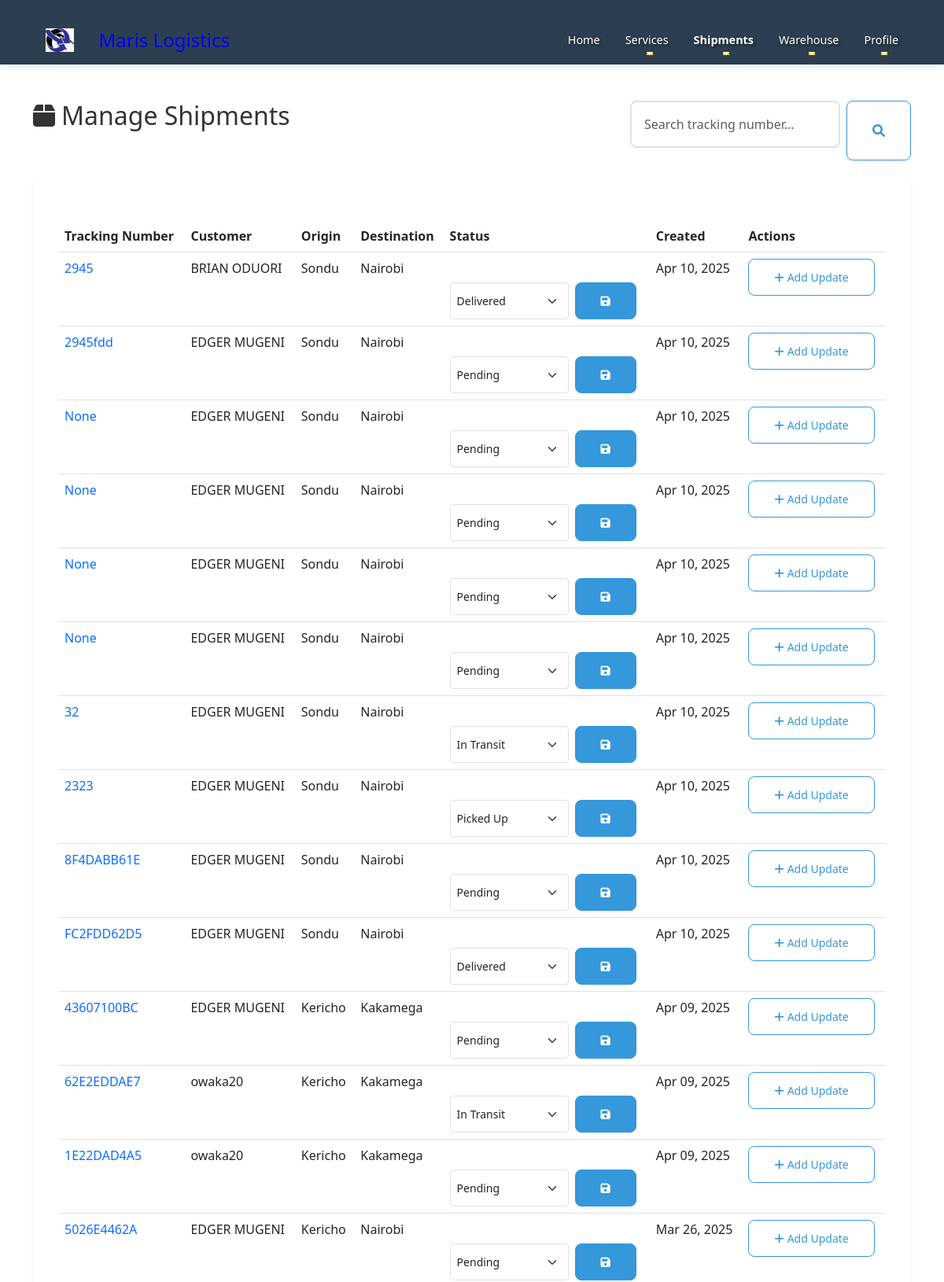
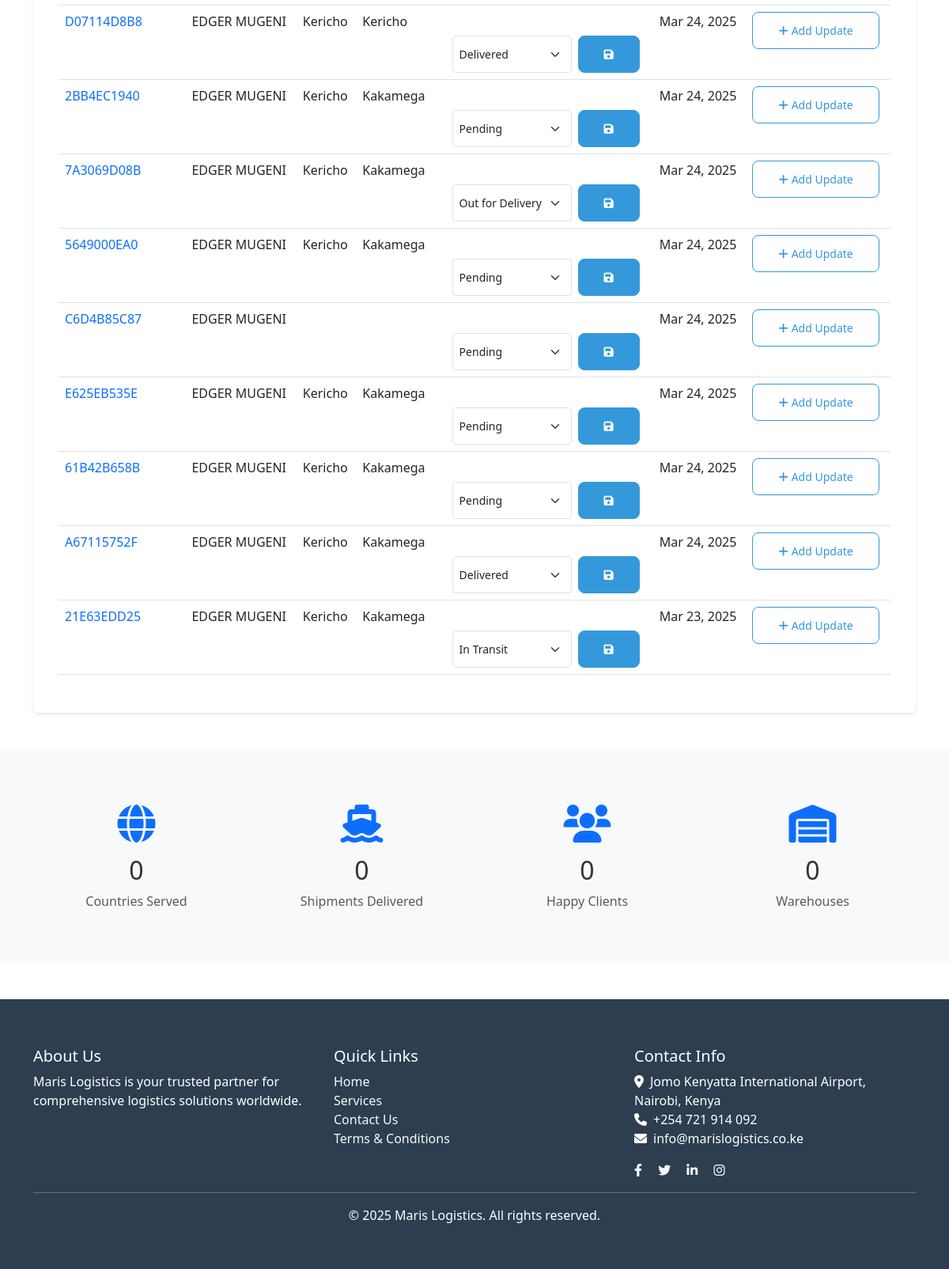
/shipments/admin/ (signed in), run on the app's committed database (2 pictures, top to bottom).
### shipments/models.py (models this page shows, shortened)
class Shipment(models.Model):
    STATUS_CHOICES = [
        ('pending', 'Pending'),
        ('booked', 'Booked'),
        ('picked_up', 'Picked Up'),
        ('in_transit', 'In Transit'),
        ('out_for_delivery', 'Out for Delivery'),
        ('delivered', 'Delivered'),
        ('failed_delivery', 'Failed Delivery'),
        ('returned', 'Returned'),
        ('cancelled', 'Cancelled'),
        ('on_hold', 'On Hold'),
        ('customs_clearance', 'Customs Clearance'),
        ('exception', 'Exception'),
    ]
    SHIPMENT_TYPE_CHOICES = [
        ('air', 'Air Freight'),
        ('sea', 'Sea Freight'),
        ('land', 'Land Transport'),
        ('courier', 'Courier Service'),
    ]
    PAYMENT_MODE_CHOICES = [
        ('credit_card', 'Credit Card'),
        ('debit_card', 'Debit Card'),
        ('bank_transfer', 'Bank Transfer'),
        ('paypal', 'PayPal'),
        ('mpesa', 'M-PESA'),
        ('cash_on_delivery', 'Cash on Delivery'),
    ]
    tracking_number = models.CharField(max_length=20, unique=True, blank=True, null=True)
    user = models.ForeignKey(User, on_delete=models.CASCADE)
    sender_name = models.CharField(max_length=100, blank=True, null=True)
    sender_email = models.EmailField(blank=True, null=True)
    sender_phone = models.CharField(max_length=20, blank=True, null=True)
    origin = models.CharField(max_length=200)
    receiver_name = models.CharField(max_length=100, blank=True, null=True)
    receiver_email = models.EmailField(blank=True, null=True)
    receiver_phone = models.CharField(max_length=20, blank=True, null=True)
    destination = models.CharField(max_length=200)
    shipment_type = models.CharField(max_length=20, choices=SHIPMENT_TYPE_CHOICES)
    weight = models.DecimalField(max_digits=10, decimal_places=2, default=0.00)
    description = models.TextField()
    quantity = models.PositiveIntegerField(default=1)
    payment_mode = models.CharField(max_length=20, choices=PAYMENT_MODE_CHOICES)
    carrier = models.CharField(max_length=100)
    product = models.CharField(max_length=100)
    pickup_date = models.DateTimeField(default=timezone.now)
    estimated_delivery = models.DateTimeField(null=True, blank=True)
    actual_delivery = models.DateTimeField(null=True, blank=True)
    status = models.CharField(max_length=20, choices=STATUS_CHOICES, default='pending')
    additional_details = models.TextField(blank=True, null=True)
    created_at = models.DateTimeField(auto_now_add=True)
    updated_at = models.DateTimeField(auto_now=True)
    class Meta:
        ordering = ['-created_at']

### accounts/models.py (models this page shows, shortened)
class CustomUser(AbstractUser):
    email = models.EmailField(_('email address'), unique=True)
    phone = models.CharField(max_length=20, blank=True)
    address = models.TextField(blank=True)
    created_at = models.DateTimeField(default=timezone.now)
    updated_at = models.DateTimeField(auto_now=True)
    company_name = models.CharField(max_length=100, blank=True)
    is_customer = models.BooleanField(default=False)
    is_staff_member = models.BooleanField(default=False)
    objects = CustomUserManager()
    USERNAME_FIELD = 'email'
    REQUIRED_FIELDS = []  # Remove username from required fields

### shipments/views.py (the view)
# urls.py: path('admin/', views.admin_shipments, name='admin_shipments'),
@user_passes_test(is_staff, login_url='accounts:login')
def admin_shipments(request):
    search = request.GET.get('search', '')
    if search:
        shipments = Shipment.objects.filter(tracking_number__icontains=search).order_by('-created_at')
    else:
        shipments = Shipment.objects.all().order_by('-created_at')
    return render(request, 'shipments/admin_shipments.html', {
        'shipments': shipments
    })

### templates/shipments/admin_shipments.html (shortened to what this page needs)
{% extends 'base.html' %}
{% load static %}
{% block content %}
<div class="container py-5">
    <div class="d-flex justify-content-between align-items-center mb-4">
        <h2><i class="fas fa-box me-2"></i>Manage Shipments</h2>
        <div class="d-flex gap-2">
            <form class="d-flex" method="get">
                <input type="text" name="search" class="form-control me-2" placeholder="Search tracking number..." value="{{ request.GET.search }}">
                <button type="submit" class="btn btn-outline-primary">
                    <i class="fas fa-search"></i>
                </button>
            </form>
        </div>
    </div>
    <div class="card">
        <div class="card-body">
            <div class="table-responsive">
                <table class="table table-hover">
                    <thead>
                        <tr>
                            <th>Tracking Number</th>
                            <th>Customer</th>
                            <th>Origin</th>
                            <th>Destination</th>
                            <th>Status</th>
                            <th>Created</th>
                            <th>Actions</th>
                        </tr>
                    </thead>
                    <tbody>
                        {% for shipment in shipments %}
                            <tr>
                                <td>
                                    <a href="{% url 'shipments:shipment_detail' pk=shipment.pk %}" class="text-decoration-none">
                                        {{ shipment.tracking_number }}
                                    </a>
                                </td>
                                <td>{{ shipment.user.get_full_name|default:shipment.user.username }}</td>
                                <td>{{ shipment.origin }}</td>
                                <td>{{ shipment.destination }}</td>
                                <td>
                                    <form method="post" action="{% url 'shipments:update_status' pk=shipment.pk %}" class="d-flex gap-2">
                                        <select name="status" class="form-select form-select-sm" style="width: auto;">
                                            <option value="pending" {% if shipment.status == 'pending' %}selected{% endif %}>Pending</option>
                                            <option value="picked_up" {% if shipment.status == 'picked_up' %}selected{% endif %}>Picked Up</option>
                                            <option value="in_transit" {% if shipment.status == 'in_transit' %}selected{% endif %}>In Transit</option>
                                            <option value="out_for_delivery" {% if shipment.status == 'out_for_delivery' %}selected{% endif %}>Out for Delivery</option>
                                            <option value="delivered" {% if shipment.status == 'delivered' %}selected{% endif %}>Delivered</option>
                                        </select>
                                        <button type="submit" class="btn btn-sm btn-primary">
                                            <i class="fas fa-save"></i>
                                        </button>
                                    </form>
                                </td>
                                <td>{{ shipment.created_at|date:"M d, Y" }}</td>
                                <td>
                                    <button type="button"
                                            class="btn btn-sm btn-outline-primary"
                                            data-bs-toggle="modal"
                                            data-bs-target="#updateModal{{ shipment.pk }}">
                                        <i class="fas fa-plus me-1"></i>Add Update
                                    </button>
                                </td>
                            </tr>
                        {% endfor %}
                    </tbody>
                </table>
            </div>
        </div>
    </div>
</div>
{% endblock %}

### templates/base.html (shortened to what this page needs)
{% load static %}
<!DOCTYPE html>
<html lang="en">
<head>
    <link href="https://cdn.jsdelivr.net/npm/bootstrap@5.3.0/dist/css/bootstrap.min.css" rel="stylesheet">
    <link href="https://cdnjs.cloudflare.com/ajax/libs/font-awesome/6.0.0/css/all.min.css" rel="stylesheet">
    <link href="{% static 'css/style.css' %}" rel="stylesheet">
</head>
<body>
    <nav class="navbar navbar-expand-lg navbar-light fixed-top">
        <div class="container">
            <a class="navbar-brand" href="{% url 'home' %}">
                <img src="{% static 'images/logo.jpg' %}" alt="Maris Logistics" height="40">
            </a> <h1 style="color: blue">Maris Logistics</h1>
            <div class="collapse navbar-collapse" id="navbarNav">
                <ul class="navbar-nav ms-auto">
                    <li class="nav-item">
                        <a class="nav-link {% if request.resolver_match.url_name == 'home' %}active{% endif %}" href="{% url 'home' %}">Home</a>
                    </li>
                    <li class="nav-item dropdown">
                        <a class="nav-link dropdown-toggle {% if request.resolver_match.namespace == 'services' %}active{% endif %}" href="#" id="servicesDropdown" role="button" data-bs-toggle="dropdown" aria-expanded="false">
                            Services
                        </a>
                    </li>
                    {% if user.is_authenticated %}
                        <li class="nav-item dropdown">
                            <a class="nav-link dropdown-toggle {% if request.resolver_match.namespace == 'shipments' %}active{% endif %}" href="#" id="shipmentsDropdown" role="button" data-bs-toggle="dropdown" aria-expanded="false">
                                Shipments
                            </a>
                    </li>
                    {% endif %}
                    {% if user.is_authenticated %}
                        <li class="nav-item dropdown">
                            <a class="nav-link dropdown-toggle {% if request.resolver_match.namespace == 'warehouses' %}active{% endif %}" href="#" id="warehouseDropdown" role="button" data-bs-toggle="dropdown" aria-expanded="false">
                                Warehouse
                            </a>
                        </li>
                    {% endif %}
                    {% if user.is_authenticated %}
                        <li class="nav-item dropdown">
                            <a class="nav-link dropdown-toggle " href="#" id="profileDropdown" role="button" data-bs-toggle="dropdown" aria-expanded="false">
                                Profile
                            </a>
                        </li>
                    {% endif %}
                </ul>
            </div>
        </div>
    </nav>
    {% block content %}{% endblock %}
    <section class="py-5 bg-light">
        <div class="container">
            <div class="row text-center">
                <div class="col-md-3">
                    <div class="stat-item">
                        <i class="fas fa-globe fa-3x mb-3 text-primary"></i>
                        <h2 class="counter" data-target="150">0</h2>
                        <p class="text-muted">Countries Served</p>
                    </div>
                </div>
                <div class="col-md-3">
                    <div class="stat-item">
                        <i class="fas fa-ship fa-3x mb-3 text-primary"></i>
                        <h2 class="counter" data-target="1000">0</h2>
                        <p class="text-muted">Shipments Delivered</p>
                    </div>
                </div>
                <div class="col-md-3">
                    <div class="stat-item">
                        <i class="fas fa-users fa-3x mb-3 text-primary"></i>
                        <h2 class="counter" data-target="5000">0</h2>
                        <p class="text-muted">Happy Clients</p>
                    </div>
                </div>
                <div class="col-md-3">
                    <div class="stat-item">
                        <i class="fas fa-warehouse fa-3x mb-3 text-primary"></i>
                        <h2 class="counter" data-target="50">0</h2>
                        <p class="text-muted">Warehouses</p>
                    </div>
                </div>
            </div>
        </div>
    </section>
    <footer class="mt-5">
        <div class="container">
            <div class="row">
                <div class="col-md-4">
                    <h5>About Us</h5>
                    <p>Maris Logistics is your trusted partner for comprehensive logistics solutions worldwide.</p>
                </div>
                <div class="col-md-4">
                    <h5>Quick Links</h5>
                    <ul class="list-unstyled footer-links">
                        <li><a href="{% url 'home' %}" class="text-light">Home</a></li>
                        <li><a href="{% url 'services:service_list' %}" class="text-light">Services</a></li>
                        <li><a href="{% url 'home' %}#contact-section" class="text-light">Contact Us</a></li>
                        <li><a href="#" class="text-light">Terms & Conditions</a></li>
                    </ul>
                </div>
                <div class="col-md-4">
                    <h5>Contact Info</h5>
                    <ul class="list-unstyled">
                        <li><i class="fas fa-map-marker-alt me-2"></i>Jomo Kenyatta International Airport, Nairobi, Kenya</li>
                        <li><i class="fas fa-phone me-2"></i>+254 721 914 092</li>
                        <li><i class="fas fa-envelope me-2"></i>info@marislogistics.co.ke</li>
                    </ul>
                    <div class="mt-3">
                        <a href="#" class="text-light me-3"><i class="fab fa-facebook-f"></i></a>
                        <a href="#" class="text-light me-3"><i class="fab fa-twitter"></i></a>
                        <a href="#" class="text-light me-3"><i class="fab fa-linkedin-in"></i></a>
                        <a href="#" class="text-light"><i class="fab fa-instagram"></i></a>
                    </div>
                </div>
            </div>
            <hr>
            <div class="text-center">
                <p>&copy; {% now "Y" %} Maris Logistics. All rights reserved.</p>
            </div>
        </div>
    </footer>
</body>
</html>

### data on the page
Shipment: tracking_number "2945", user.get_full_name "BRIAN ODUORI", origin "Sondu", destination "Nairobi", status "Delivered", created_at "Apr 10, 2025"
Shipment: tracking_number "2945fdd", user.get_full_name "EDGER MUGENI", origin "Sondu", destination "Nairobi", created_at "Apr 10, 2025"
Shipment: tracking_number "None", user.get_full_name "EDGER MUGENI", origin "Sondu", destination "Nairobi", status "Pending", created_at "Apr 10, 2025"
Shipment: tracking_number "None", user.get_full_name "EDGER MUGENI", origin "Sondu", destination "Nairobi", status "Pending", created_at "Apr 10, 2025"
Shipment: tracking_number "None", user.get_full_name "EDGER MUGENI", origin "Sondu", destination "Nairobi", status "Pending", created_at "Apr 10, 2025"
Shipment: tracking_number "None", user.get_full_name "EDGER MUGENI", origin "Sondu", destination "Nairobi", status "Pending", created_at "Apr 10, 2025"
Shipment: tracking_number "32", user.get_full_name "EDGER MUGENI", origin "Sondu", destination "Nairobi", status "In Transit", created_at "Apr 10, 2025"
Shipment: tracking_number "2323", user.get_full_name "EDGER MUGENI", origin "Sondu", destination "Nairobi", status "Picked Up", created_at "Apr 10, 2025"
Shipment: tracking_number "8F4DABB61E", user.get_full_name "EDGER MUGENI", origin "Sondu", destination "Nairobi", status "Pending", created_at "Apr 10, 2025"
Shipment: tracking_number "FC2FDD62D5", user.get_full_name "EDGER MUGENI", origin "Sondu", destination "Nairobi", status "Delivered", created_at "Apr 10, 2025"
Shipment: tracking_number "43607100BC", user.get_full_name "EDGER MUGENI", origin "Kericho", destination "Kakamega", status "Pending", created_at "Apr 09, 2025"
Shipment: tracking_number "62E2EDDAE7", user.get_full_name "owaka20", origin "Kericho", destination "Kakamega", status "In Transit", created_at "Apr 09, 2025"
Shipment: tracking_number "1E22DAD4A5", user.get_full_name "owaka20", origin "Kericho", destination "Kakamega", status "Pending", created_at "Apr 09, 2025"
Shipment: tracking_number "5026E4462A", user.get_full_name "EDGER MUGENI", origin "Kericho", destination "Nairobi", status "Pending", created_at "Mar 26, 2025"
Shipment: tracking_number "D07114D8B8", user.get_full_name "EDGER MUGENI", origin "Kericho", destination "Kericho", status "Delivered", created_at "Mar 24, 2025"
Shipment: tracking_number "2BB4EC1940", user.get_full_name "EDGER MUGENI", origin "Kericho", destination "Kakamega", status "Pending", created_at "Mar 24, 2025"
Shipment: tracking_number "7A3069D08B", user.get_full_name "EDGER MUGENI", origin "Kericho", destination "Kakamega", status "Out for Delivery", created_at "Mar 24, 2025"
Shipment: tracking_number "5649000EA0", user.get_full_name "EDGER MUGENI", origin "Kericho", destination "Kakamega", status "Pending", created_at "Mar 24, 2025"
Shipment: tracking_number "C6D4B85C87", user.get_full_name "EDGER MUGENI", status "Pending", created_at "Mar 24, 2025"
Shipment: tracking_number "E625EB535E", user.get_full_name "EDGER MUGENI", origin "Kericho", destination "Kakamega", status "Pending", created_at "Mar 24, 2025"
Shipment: tracking_number "61B42B658B", user.get_full_name "EDGER MUGENI", origin "Kericho", destination "Kakamega", status "Pending", created_at "Mar 24, 2025"
Shipment: tracking_number "A67115752F", user.get_full_name "EDGER MUGENI", origin "Kericho", destination "Kakamega", status "Delivered", created_at "Mar 24, 2025"
Shipment: tracking_number "21E63EDD25", user.get_full_name "EDGER MUGENI", origin "Kericho", destination "Kakamega", status "In Transit", created_at "Mar 23, 2025"
